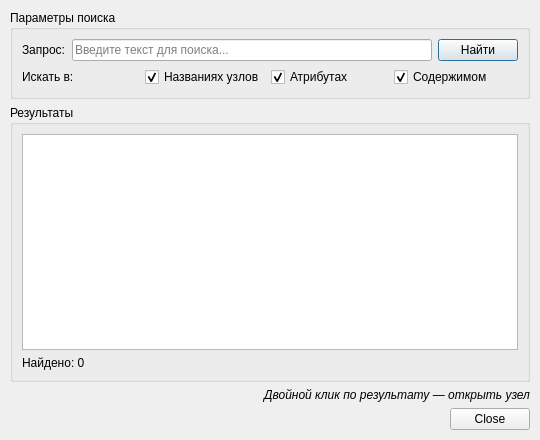
<?xml version="1.0" encoding="UTF-8"?>
<ui version="4.0">
 <class>SearchDialog</class>
 <widget class="QDialog" name="SearchDialog">
  <property name="geometry">
   <rect>
    <x>0</x>
    <y>0</y>
    <width>540</width>
    <height>440</height>
   </rect>
  </property>
  <property name="windowTitle">
   <string>Поиск по базе</string>
  </property>
  <layout class="QVBoxLayout" name="verticalLayout">
   <property name="margin">
    <number>10</number>
   </property>
   <!-- Search input -->
   <item>
    <widget class="QGroupBox" name="groupBoxQuery">
     <property name="title"><string>Параметры поиска</string></property>
     <layout class="QVBoxLayout">
      <item>
       <layout class="QHBoxLayout">
        <item>
         <widget class="QLabel" name="labelQuery">
          <property name="text"><string>Запрос:</string></property>
         </widget>
        </item>
        <item>
         <widget class="QLineEdit" name="lineEditQuery">
          <property name="placeholderText">
           <string>Введите текст для поиска...</string>
          </property>
         </widget>
        </item>
        <item>
         <widget class="QPushButton" name="pushButtonSearch">
          <property name="text"><string>Найти</string></property>
          <property name="default"><bool>true</bool></property>
         </widget>
        </item>
       </layout>
      </item>
      <item>
       <layout class="QHBoxLayout">
        <item>
         <widget class="QLabel" name="labelIn">
          <property name="text"><string>Искать в:</string></property>
         </widget>
        </item>
        <item>
         <widget class="QCheckBox" name="checkBoxName">
          <property name="text"><string>Названиях узлов</string></property>
          <property name="checked"><bool>true</bool></property>
         </widget>
        </item>
        <item>
         <widget class="QCheckBox" name="checkBoxAttributes">
          <property name="text"><string>Атрибутах</string></property>
          <property name="checked"><bool>true</bool></property>
         </widget>
        </item>
        <item>
         <widget class="QCheckBox" name="checkBoxContent">
          <property name="text"><string>Содержимом</string></property>
          <property name="checked"><bool>true</bool></property>
         </widget>
        </item>
        <item>
         <spacer>
          <property name="orientation"><enum>Qt::Horizontal</enum></property>
         </spacer>
        </item>
       </layout>
      </item>
     </layout>
    </widget>
   </item>
   <!-- Results -->
   <item>
    <widget class="QGroupBox" name="groupBoxResults">
     <property name="title"><string>Результаты</string></property>
     <layout class="QVBoxLayout">
      <item>
       <widget class="QListWidget" name="listWidgetResults">
        <property name="alternatingRowColors"><bool>true</bool></property>
       </widget>
      </item>
      <item>
       <widget class="QLabel" name="labelResultCount">
        <property name="text"><string>Найдено: 0</string></property>
       </widget>
      </item>
     </layout>
    </widget>
   </item>
   <!-- Hint -->
   <item>
    <widget class="QLabel" name="labelHint">
     <property name="text">
      <string>&lt;i&gt;Двойной клик по результату — открыть узел&lt;/i&gt;</string>
     </property>
     <property name="alignment"><set>Qt::AlignRight</set></property>
    </widget>
   </item>
   <!-- Buttons -->
   <item>
    <widget class="QDialogButtonBox" name="buttonBox">
     <property name="orientation"><enum>Qt::Horizontal</enum></property>
     <property name="standardButtons"><set>QDialogButtonBox::Close</set></property>
    </widget>
   </item>
  </layout>
 </widget>
 <resources/>
 <connections>
  <connection>
   <sender>buttonBox</sender>
   <signal>rejected()</signal>
   <receiver>SearchDialog</receiver>
   <slot>reject()</slot>
   <hints>
    <hint type="sourcelabel"><x>270</x><y>420</y></hint>
    <hint type="destinationlabel"><x>270</x><y>220</y></hint>
   </hints>
  </connection>
 </connections>
</ui>
